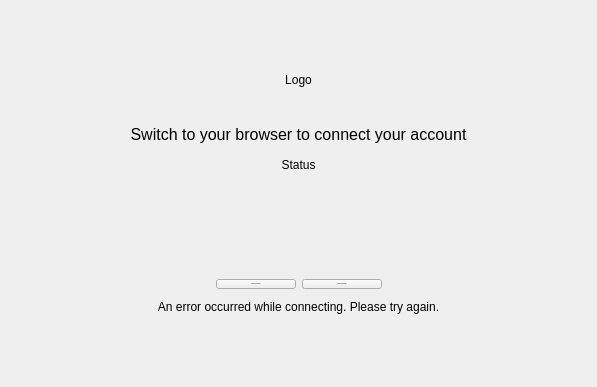
<?xml version="1.0" encoding="UTF-8"?>
<ui version="4.0">
 <class>Flow2AuthWidget</class>
 <widget class="QWidget" name="Flow2AuthWidget">
  <property name="geometry">
   <rect>
    <x>0</x>
    <y>0</y>
    <width>597</width>
    <height>387</height>
   </rect>
  </property>
  <property name="sizePolicy">
   <sizepolicy hsizetype="Minimum" vsizetype="MinimumExpanding">
    <horstretch>0</horstretch>
    <verstretch>0</verstretch>
   </sizepolicy>
  </property>
  <property name="minimumSize">
   <size>
    <width>500</width>
    <height>280</height>
   </size>
  </property>
  <property name="windowTitle">
   <string>Browser Authentication</string>
  </property>
  <layout class="QVBoxLayout" name="verticalLayout_2">
   <item>
    <spacer name="verticalSpacer_6">
     <property name="orientation">
      <enum>Qt::Vertical</enum>
     </property>
     <property name="sizeHint" stdset="0">
      <size>
       <width>20</width>
       <height>40</height>
      </size>
     </property>
    </spacer>
   </item>
   <item>
    <layout class="QVBoxLayout" name="verticalLayout">
     <item>
      <widget class="QLabel" name="logoLabel">
       <property name="font">
        <font/>
       </property>
       <property name="text">
        <string>Logo</string>
       </property>
       <property name="alignment">
        <set>Qt::AlignCenter</set>
       </property>
      </widget>
     </item>
     <item>
      <spacer name="verticalSpacer">
       <property name="orientation">
        <enum>Qt::Vertical</enum>
       </property>
       <property name="sizeHint" stdset="0">
        <size>
         <width>20</width>
         <height>32</height>
        </size>
       </property>
      </spacer>
     </item>
     <item>
      <widget class="QLabel" name="label">
       <property name="font">
        <font>
         <pointsize>12</pointsize>
         <bold>false</bold>
        </font>
       </property>
       <property name="styleSheet">
        <string notr="true"/>
       </property>
       <property name="text">
        <string>Switch to your browser to connect your account</string>
       </property>
       <property name="alignment">
        <set>Qt::AlignCenter</set>
       </property>
       <property name="wordWrap">
        <bool>true</bool>
       </property>
      </widget>
     </item>
     <item>
      <spacer name="verticalSpacer_4">
       <property name="orientation">
        <enum>Qt::Vertical</enum>
       </property>
       <property name="sizeType">
        <enum>QSizePolicy::Expanding</enum>
       </property>
       <property name="sizeHint" stdset="0">
        <size>
         <width>20</width>
         <height>8</height>
        </size>
       </property>
      </spacer>
     </item>
     <item>
      <widget class="QLabel" name="statusLabel">
       <property name="font">
        <font/>
       </property>
       <property name="text">
        <string notr="true">Status</string>
       </property>
       <property name="alignment">
        <set>Qt::AlignCenter</set>
       </property>
       <property name="margin">
        <number>0</number>
       </property>
      </widget>
     </item>
     <item>
      <spacer name="verticalSpacer_2">
       <property name="orientation">
        <enum>Qt::Vertical</enum>
       </property>
       <property name="sizeHint" stdset="0">
        <size>
         <width>20</width>
         <height>32</height>
        </size>
       </property>
      </spacer>
     </item>
     <item>
      <layout class="QHBoxLayout" name="progressLayout"/>
     </item>
     <item>
      <spacer name="verticalSpacer_5">
       <property name="orientation">
        <enum>Qt::Vertical</enum>
       </property>
       <property name="sizeHint" stdset="0">
        <size>
         <width>20</width>
         <height>64</height>
        </size>
       </property>
      </spacer>
     </item>
     <item>
      <layout class="QHBoxLayout" name="horizontalLayout_2">
       <item>
        <spacer name="horizontalSpacer_2">
         <property name="orientation">
          <enum>Qt::Horizontal</enum>
         </property>
         <property name="sizeHint" stdset="0">
          <size>
           <width>40</width>
           <height>20</height>
          </size>
         </property>
        </spacer>
       </item>
       <item>
        <layout class="QHBoxLayout" name="horizontalLayout">
         <item>
          <widget class="QPushButton" name="copyLinkLabel">
           <property name="sizePolicy">
            <sizepolicy hsizetype="Minimum" vsizetype="Fixed">
             <horstretch>0</horstretch>
             <verstretch>0</verstretch>
            </sizepolicy>
           </property>
           <property name="font">
            <font>
             <pointsize>-1</pointsize>
             <italic>false</italic>
             <bold>false</bold>
            </font>
           </property>
           <property name="styleSheet">
            <string notr="true">font: 14px &quot;Segoe UI&quot;;</string>
           </property>
           <property name="text">
            <string notr="true">pbSelectLocalFolder</string>
           </property>
           <property name="autoDefault">
            <bool>true</bool>
           </property>
           <property name="default">
            <bool>false</bool>
           </property>
          </widget>
         </item>
         <item>
          <widget class="QPushButton" name="openLinkLabel">
           <property name="sizePolicy">
            <sizepolicy hsizetype="Minimum" vsizetype="Fixed">
             <horstretch>0</horstretch>
             <verstretch>0</verstretch>
            </sizepolicy>
           </property>
           <property name="font">
            <font>
             <pointsize>-1</pointsize>
             <italic>false</italic>
             <bold>false</bold>
            </font>
           </property>
           <property name="styleSheet">
            <string notr="true">font: 14px &quot;Segoe UI&quot;;</string>
           </property>
           <property name="text">
            <string notr="true">pbSelectLocalFolder</string>
           </property>
           <property name="autoDefault">
            <bool>true</bool>
           </property>
           <property name="default">
            <bool>false</bool>
           </property>
          </widget>
         </item>
        </layout>
       </item>
       <item>
        <spacer name="horizontalSpacer">
         <property name="orientation">
          <enum>Qt::Horizontal</enum>
         </property>
         <property name="sizeHint" stdset="0">
          <size>
           <width>40</width>
           <height>20</height>
          </size>
         </property>
        </spacer>
       </item>
      </layout>
     </item>
     <item>
      <widget class="QLabel" name="errorLabel">
       <property name="font">
        <font/>
       </property>
       <property name="text">
        <string>An error occurred while connecting. Please try again.</string>
       </property>
       <property name="textFormat">
        <enum>Qt::PlainText</enum>
       </property>
       <property name="alignment">
        <set>Qt::AlignCenter</set>
       </property>
      </widget>
     </item>
    </layout>
   </item>
   <item>
    <spacer name="verticalSpacer_3">
     <property name="orientation">
      <enum>Qt::Vertical</enum>
     </property>
     <property name="sizeType">
      <enum>QSizePolicy::Expanding</enum>
     </property>
     <property name="sizeHint" stdset="0">
      <size>
       <width>20</width>
       <height>60</height>
      </size>
     </property>
    </spacer>
   </item>
  </layout>
 </widget>
 <resources/>
 <connections/>
</ui>
